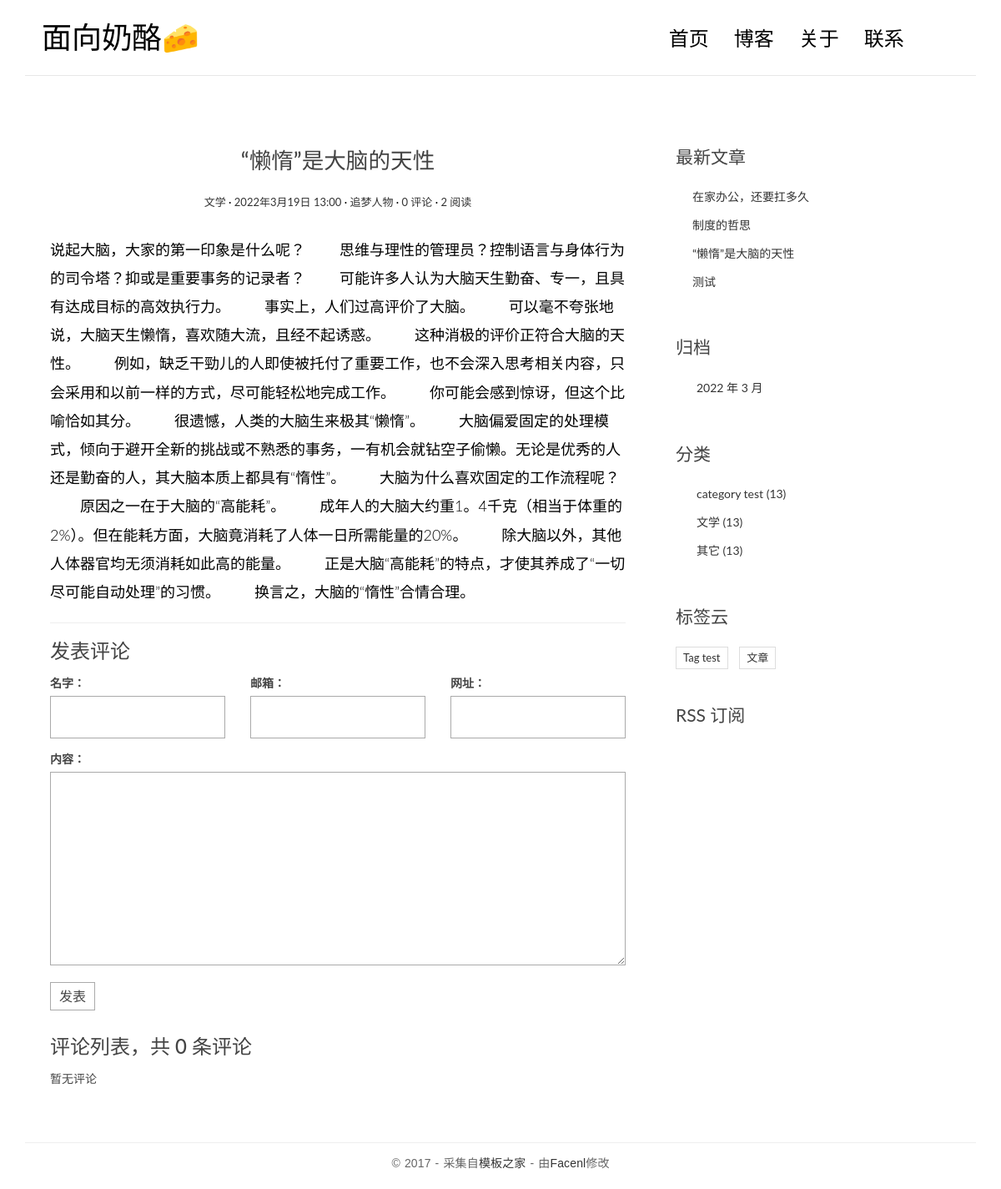
Page /posts/2/ on the committed database.
### myblog/models.py (models this page shows, shortened)
class Post(models.Model):
    title = models.CharField('标题', max_length=70)
    body = models.TextField('正文')
    created_time = models.DateTimeField('创建时间', default=timezone.now)
    modified_time = models.DateTimeField('最后一次修改时间', auto_now_add=True)
    excerpt = models.CharField('摘要', max_length=200, blank=True)
    category = models.ForeignKey(Category, verbose_name='分类', on_delete=models.CASCADE)
    Tag = models.ManyToManyField(Tag, verbose_name='标签', blank=True)
    author = models.ForeignKey(User, verbose_name='作者', on_delete=models.CASCADE)
    views = models.PositiveIntegerField(default=0, editable=False)
    class Meta:
        verbose_name = '文章'
        verbose_name_plural = verbose_name
        ordering = ['-created_time']
    def increase_views(self):
        self.views += 1
        self.save(update_fields=['views'])
    def save(self, *args, **kwargs):
        self.modified_time = timezone.now()
        md = markdown.Markdown(extensions=[
            'markdown.extensions.extra',
            'markdown.extensions.codehilite',
        ])
        self.excerpt = strip_tags(md.convert(self.body))[:54]
        super().save(*args, **kwargs)
    def get_absolute_url(self):
        return reverse('myblog:detail', kwargs={'pk': self.pk})

class Category(models.Model):
    name = models.CharField(max_length=100)
    class Meta:
        verbose_name_plural = '分类'

class Tag(models.Model):
    name = models.CharField(max_length=100)
    class Meta:
        verbose_name_plural = '标签'

### myblog/views.py (the view)
# urls.py: path('posts/<int:pk>/', views.PostDetailView.as_view(), name='detail'),
class PostDetailView(DetailView):
    model = Post
    template_name = 'blog/detail.html'
    context_object_name = 'post'
    def get(self, request, *args, **kwargs):
        response = super(PostDetailView, self).get(request, *args, **kwargs)
        self.object.increase_views()
        return response

### comments/forms.py
class CommentForm(forms.ModelForm):
    class Meta:
        model = Comment
        fields = ['name', 'email', 'url', 'text']

### comments/templatetags/comments_extras.py (called while the page is built)
@register.inclusion_tag('comments/inclusions/_form.html', takes_context=True)
def show_comment_form(context, post, form=None):
    if form is None:
        form = CommentForm()
    return {
        'form': form,
        'post': post,
    }

@register.inclusion_tag('comments/inclusions/_list.html', takes_context=True)
def show_comments(context, post):
    comment_list = post.comment_set.all().order_by('-created_time')
    comment_count = comment_list.count()
    return {
        'comment_count': comment_count,
        'comment_list': comment_list,
    }

### myblog/templatetags/blog_extras.py (called while the page is built)
@register.inclusion_tag('blog/inclusions/_recent_posts.html', takes_context=True)
def show_recent_posts(context, num=5):
    return {
        'recent_post_list': Post.objects.all().order_by('-created_time')[:num],
    }

@register.inclusion_tag('blog/inclusions/_archives.html', takes_context=True)
def show_archives(context):
    return {
        'date_list': Post.objects.dates('created_time', 'month', order='DESC'),
    }

@register.inclusion_tag('blog/inclusions/_categories.html', takes_context=True)
def show_categories(context):
    return {
        'category_list': Category.objects.all(),
    }

@register.inclusion_tag('blog/inclusions/_tags.html', takes_context=True)
def show_tags(context):
    return {
        'tag_list': Tag.objects.all(),
    }

### templates/blog/detail.html (shortened to what this page needs)
{% extends 'base.html' %}
{% load comments_extras %}
                {% block main %}
                <article class="post post-{{ post.pk }}">
                    <header class="entry-header">
                        <h1 class="entry-title">{{ post.title }}</h1>
                        <div class="entry-meta">
                            <span class="post-category"><a href="#">{{ post.category.name}}</a></span>
                            <span class="post-date"><a href="#"><time class="entry-date"
                                                                      datetime="{{ post.created_time}}">{{ post.created_time }}</time></a></span>
                            <span class="post-author"><a href="#">追梦人物</a></span>
                            <span class="comments-link"><a href="#">{{ post.comment_set.count }} 评论</a></span>
                            <span class="views-count"><a href="#">{{ post.views }} 阅读</a></span>
                        </div>
                    </header>
                    <div class="entry-content clearfix">
                       {{ post.body }}
                    </div>
                </article>
                <section class="comment-area" id="comment-area">
                    <hr>
                    <h3>发表评论</h3>
                    {% show_comment_form post %}
                    <div class="comment-list-panel">
                       {% show_comments post %}
                    </div>
                </section>
                {% endblock main %}

### templates/blog/inclusions/_recent_posts.html (shortened to what this page needs)
<!DOCTYPE html>
<html lang="en">
<head>
</head>
<body>
<div class="widget widget-recent-posts">
  <h3 class="widget-title">最新文章</h3>
  <ul>
    {% for post in recent_post_list %}
      <li>
        <a href="{{ post.get_absolute_url }}">{{ post.title }}</a>
      </li>
    {% empty %}
      暂无文章！
    {% endfor %}
  </ul>
</div>
</body>
</html>

### templates/blog/inclusions/_categories.html (shortened to what this page needs)
<!DOCTYPE html>
<html lang="en">
<head>
</head>
<body>
<div class="widget widget-category">
  <h3 class="widget-title">分类</h3>
  <ul>
    {% for category in category_list %}
      <li>
        <a href="{% url 'myblog:category' category.pk %}">{{ category.name }} <span class="post-count">(13)</span></a>
      </li>
    {% empty %}
      暂无分类！
    {% endfor %}
  </ul>
</div>
</body>
</html>

### templates/blog/inclusions/_tags.html (shortened to what this page needs)
<!DOCTYPE html>
<html lang="en">
<head>
</head>
<body>
<div class="widget widget-tag-cloud">
  <h3 class="widget-title">标签云</h3>
  <ul>
    {% for tag in tag_list %}
      <li>
        <a href="{% url 'myblog:tag' tag.pk %}">{{ tag.name }}</a>
      </li>
    {% empty %}
      暂无标签！
    {% endfor %}
  </ul>
</div>
</body>
</html>

### static/blog/css/custom.css (style rules this page uses)
* { outline: none; }
h1, h2, h3, h4, h5, h6 { margin-top: 0; }
a { color: #333; }
body { color: #444; font-family: 'Lato', sans-serif; }
.post { background: #fff; padding: 30px 30px 0; }
.entry-title { text-align: center; font-size: 1.9em; margin-bottom: 20px; line-height: 1.6; padding: 10px 20px 0; }
.entry-meta { text-align: center; color: #DDDDDD; font-size: 13px; margin-bottom: 30px; }
.entry-content { font-size: 18px; line-height: 1.9; font-weight: 300; color: #000; }
.post-category::after, .post-date::after, .post-author::after, .comments-link::after { content: ' ·'; color: #000; }
.widget { background: #fff; padding: 30px 0 0; }
.widget-title { font-size: 1.5em; margin-bottom: 20px; line-height: 1.6; padding: 10px 0 0; font-weight: 400; }
.widget-recent-posts ul { padding: 0; margin: 0; padding-left: 20px; }
.widget-recent-posts ul li { list-style-type: none; position: relative; line-height: 170%; margin-bottom: 10px; }
.widget-recent-posts ul li::before { content: '\f3d3'; font-family: "Ionicons"; position: absolute; left: -17px; top: 3px; font-size: 16px; color: #000; }
.widget-category ul { padding: 0; margin: 0; padding-left: 25px; }
.widget-category ul li { list-style-type: none; position: relative; line-height: 170%; margin-bottom: 10px; }
.widget-category ul li::before { content: '\f3fe'; font-family: "Ionicons"; position: absolute; left: -25px; top: 1px; font-size: 18px; color: #000; }
.widget-tag-cloud ul { padding: 0; margin: 0; margin-right: -10px; }
.widget-tag-cloud ul li { list-style-type: none; font-size: 13px; display: inline-block; margin-right: 10px; margin-bottom: 10px; padding: 3px 8px; border: 1px solid #ddd; }
.contact-form input, .comment-form input { border: 1px solid #aaa; margin-bottom: 15px; width: 100%; padding: 15px 15px; font-size: 16px; line-height: 100%; transition: 0.4s border-color linear; }
.contact-form textarea, .comment-form textarea { border: 1px solid #aaa; margin-bottom: 15px; width: 100%; padding: 15px 15px; font-size: 16px; line-height: 20px !important; min-height: 183px; transition: 0.4s border-color linear; }
.comment-area { padding: 0 30px 0; }
.comment-list-panel { margin-top: 30px; }

### rows in the picture
Post: title "“懒惰”是大脑的天性", category.name "文学", created_time "2022年3月19日 13:00", comment_set.count "0", views "2", body "说起大脑，大家的第一印象是什么呢？ 思维与理性的管理员？控制语言与身体行为的司令塔？抑或是重要事务的记录者？ 可能许多人认为大脑天生勤奋、专一，且具有达成目标的高效执行力。 事实上，人们过高评价了大脑。 可以毫不夸张地说，大脑天生懒惰，喜欢随大流，且经不起诱惑。 这种消极的评价正符合大脑的天性。 例如，缺乏干勁儿的人即使被托付了重要工作，也不会深入思考相关内容，只会采用和以前一样的方式，尽可能轻松地完成工作。 你可能会感到惊讶，但这个比喻恰如其分。 很遗憾，人类的大脑生来极其“懒惰”。 大脑偏爱固定的处理模式，倾向于避开全新的挑战或不熟悉的事务，一有机会就钻空子偷懒。无论是优秀的人还是勤奋的人，其大脑本质上都具有“惰性”。 大脑为什么喜欢固定的工作流程呢？ 原因之一在于大脑的“高能耗”。 成年人的大脑大约重1。4千克（相当于体重的2%）。但在能耗方面，大脑竟消耗了人体一日所需能量的20%。 除大脑以外，其他人体器官均无须消耗如此高的能量。 正是大脑“高能耗”的特点，才使其养成了“一切尽可能自动处理”的习惯。 换言之，大脑的“惰性”合情合理。"
Post: title "在家办公，还要扛多久"
Post: title "制度的哲思"
Post: title "测试"
Category: name "category test"
Category: name "文学"
Category: name "其它"
Tag: name "Tag test"
Tag: name "文章"

### other values in the picture
{{ comment_count }} "0"
{{ date.year }} "2022"
{{ date.month }} "3"
